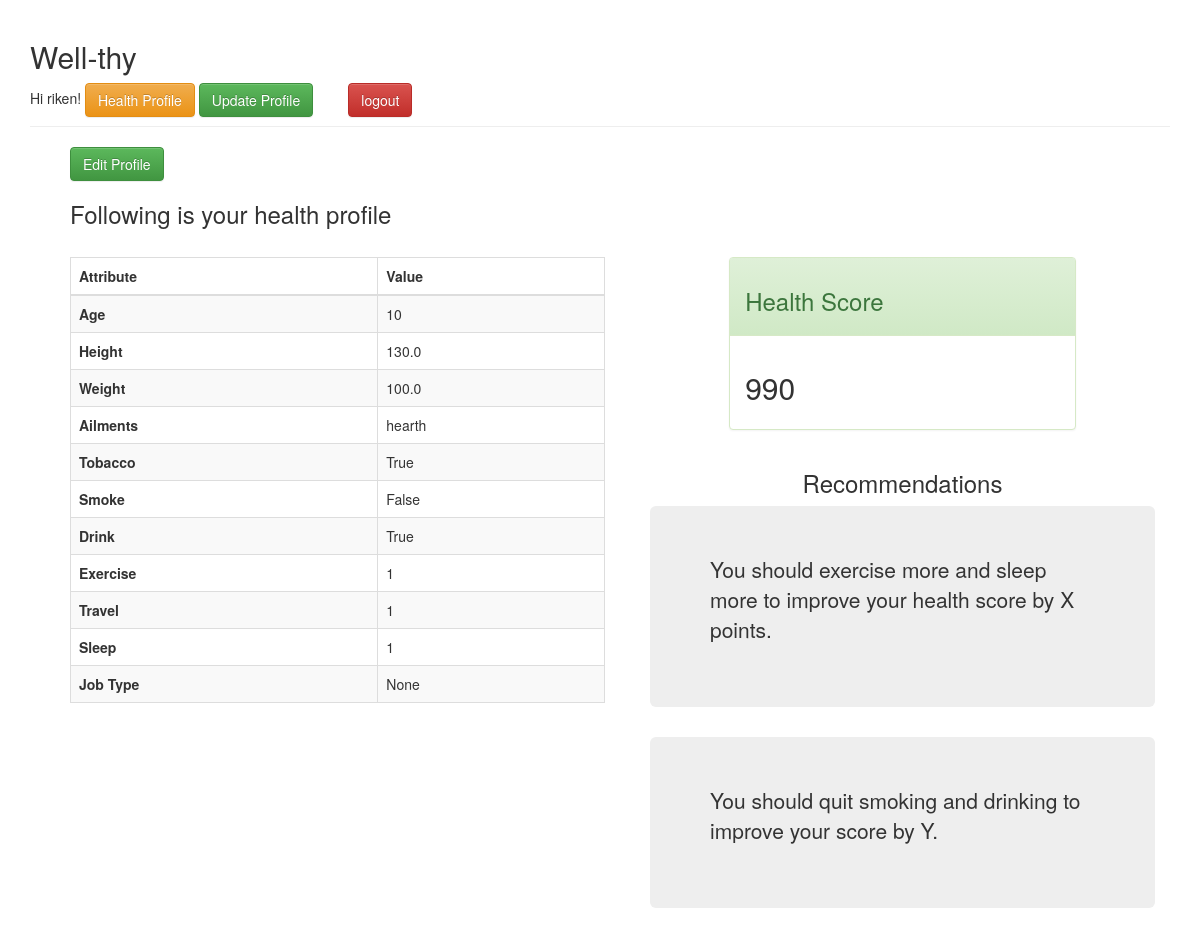
Page /health/profile (signed in) on the earlier database version.
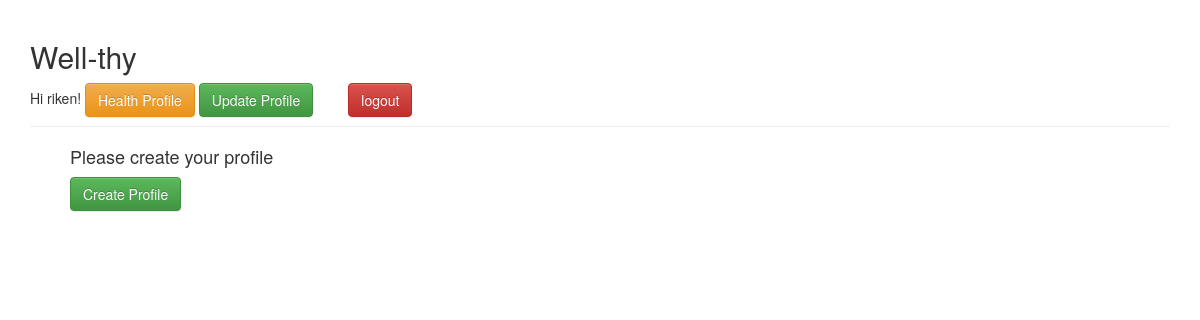
Same page on the later database version.
### health/models.py (models this page shows, shortened)
class HealthProfile(models.Model):
	user = models.ForeignKey(User, on_delete=models.CASCADE)
	age = models.IntegerField(validators=[MaxValueValidator(100), MinValueValidator(0)],null=True,blank=True,help_text="Enter age :")
	height = models.FloatField(validators=[MaxValueValidator(300), MinValueValidator(20)],null=True,blank=True,help_text="Enter height (In Centimeter) :")
	weight = models.FloatField(validators=[MaxValueValidator(300), MinValueValidator(20)],null=True,blank=True,help_text="Enter weight (In Lbs) :")
	ailments = models.TextField(max_length=1000, null=True, blank=True, help_text='Enter comma separated list of pre-existing ailments :')
	tobacco = models.BooleanField(help_text="Do you consume tobacco?", default=False)
	smoke = models.BooleanField(help_text="Do you consume smoke?", default=False)
	drink = models.BooleanField(help_text="Do you consume drink?", default=False)
	POSS_EXERCISE = (
	    (2, '>15 hours/week'),
	    (1, '6-15 hours/week'),
	    (0, '<6 hours/week'),
	)
	exercise = models.IntegerField(choices=POSS_EXERCISE, blank=True, default=1, help_text='Select how much do you exercise?')
	POSS_TRAVEL = (
		(2, '>10 hours/week'),
		(1, '5-10 hours/week'),
		(0, '<5 hours/week'),
	)
	travel_time = models.IntegerField(choices=POSS_TRAVEL, blank=True, default=1, help_text='Select how much do you travel?')
	POSS_SLEEP = (
		(2, '>8 hours/day'),
		(1, '6-8 hours/day'),
		(0, '<6 hours/day'),
	)
	sleep_time = models.IntegerField(choices=POSS_SLEEP, blank=True, default=1, help_text='Select how much do you sleep?')
	job_type = models.TextField(max_length=1000, null=True, blank=True, help_text='Enter your job description :')

### health/views.py (the view)
# urls.py: path('profile',login_required(views.profile),name='health_profile'),
def profile(request):
    if(request.user):
        p = HealthProfile.objects.filter(user=request.user)
        if len(p)>0 :
            json_p = json.loads(serializers.serialize('json',[p[0]]))[0]["fields"]
            get_health_score.preprocessData(json_p)
            return render(request,'health/profile.html',{'health_profile' : p[0], 'health_score' : 990})
        else:
            return render(request,'health/profile.html')

### pyScripts/get_health_score.py (called while the page is built)
def preprocessData(data):
    data["exercise"] = [data["exercise"],3]
    data["travel_time"] = [data["travel_time"],3]
    data["sleep_time"] = [data["sleep_time"],3]
    data["drink"] = [1 if data["drink"] else 0,1]
    data["tobacco"] = [1 if data["tobacco"] else 0,1]
    data["smoke"] = [1 if data["smoke"] else 0,1]
    print(data)

### templates/health/profile.html
{% extends 'base.html' %}
{% block content %}
	<ul>
	{% if health_profile %}
	<a class="btn btn-success" href="{% url 'health:handle' %}">Edit Profile</a>
	<h3>Following is your health profile </h3>
	<br>
		<div class="row">
			<div class="col-md-6">
				<table class="table table-striped table-bordered">
				  <thead>
				    <tr>
				      <th scope="col">Attribute</th>
				      <th scope="col">Value</th>
				    </tr>
				  </thead>
				  <tbody>
				    <tr>
				      <th scope="row">Age</th>
				      <td>{{health_profile.age}}</td>
				    </tr>
				    <tr>
				      <th scope="row">Height</th>
				      <td>{{health_profile.height}}</td>
				    </tr>
				    <tr>
				      <th scope="row">Weight</th>
				      <td>{{health_profile.weight}}</td>
				    </tr>
				    <tr>
				      <th scope="row">Ailments</th>
				      <td>{{health_profile.ailments}}</td>
				    </tr>
				    <tr>
				      <th scope="row">Tobacco</th>
				      <td>{{health_profile.tobacco}}</td>
				    </tr>
				    <tr>
				      <th scope="row">Smoke</th>
				      <td>{{health_profile.smoke}}</td>
				    </tr>
				    <tr>
				      <th scope="row">Drink</th>
				      <td>{{health_profile.drink}}</td>
				    </tr>
				    <tr>
				      <th scope="row">Exercise<br></th>
				      <td>{{health_profile.exercise}}</td>
				    </tr>
				    <tr>
				      <th scope="row">Travel</th>
				      <td>{{health_profile.travel_time}}</td>
				    </tr>
				    <tr>
				      <th scope="row">Sleep</th>
				      <td>{{health_profile.sleep_time}}</td>
				    </tr>
				    <tr>
				      <th scope="row">Job Type</th>
				      <td>{{health_profile.job_type}}</td>
				    </tr>
				  </tbody>
				</table>
			</div>
			<div class="col-md-6">
				<div class="row">
					<div class="col-md-offset-2 col-md-8">
						<div class="panel panel-success">
							<div class="panel-heading">
								<h3>Health Score</h3>
							</div>
							<div class="panel-body">
								<h2>{{health_score}}</h2>
							</div>
						</div>
					</div>
				</div>
				<div class="col-md-12">
					<center><h3>Recommendations</h3></center>
					<div class="jumbotron">
						<p>You should exercise more and sleep more to improve your health score by X points.</p>
					</div>
					<div class="jumbotron">
						<p>You should quit smoking and drinking to improve your score by Y.</p>
					</div>
				</div>
			</div>
		</div>
	{% else %}
		<h4>Please create your profile</h4>
		<a class="btn btn-success" href="{% url 'health:handle' %}">Create Profile</a>
	{% endif %}
	</ul>
{% endblock %}

Differences in the rows shown:
removed HealthProfile: age "10", height "130.0", weight "100.0", ailments "hearth", tobacco "True", smoke "False", drink "True", exercise "1", travel_time "1", sleep_time "1", job_type "None"
Other differences:
{{ health_score }}: "990" → (not shown)
text no longer shown: "Edit Profile Following is your health profile Attribute Value Age Height Weight Ailments Tobacco Smoke Drink Exercise Travel Sleep Job Type Health Score Recommendations You should exercise more and sleep more to improve your health score by X points. You should quit smoking and drinking to improve your score by Y."
text now shown: "Please create your profile Create Profile"
